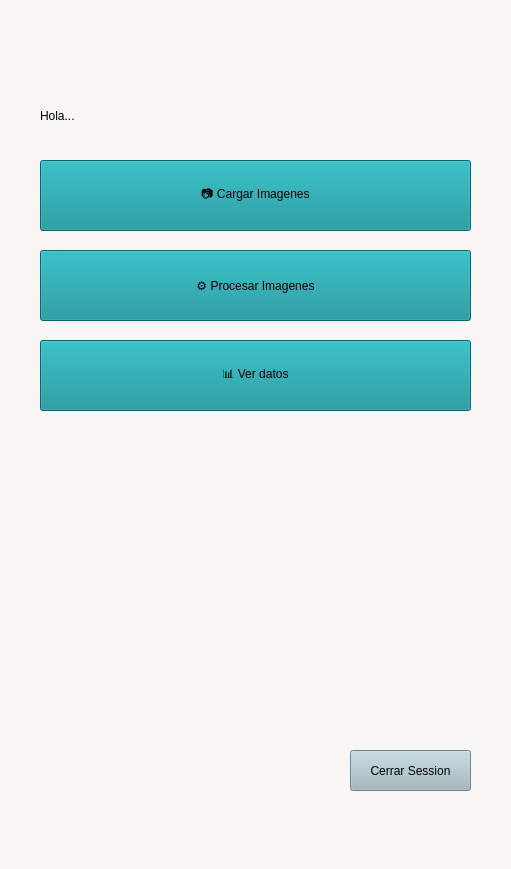
<?xml version="1.0" encoding="UTF-8"?>
<ui version="4.0">
 <class>ventana_principal</class>
 <widget class="QMainWindow" name="ventana_principal">
  <property name="geometry">
   <rect>
    <x>0</x>
    <y>0</y>
    <width>511</width>
    <height>869</height>
   </rect>
  </property>
  <property name="windowTitle">
   <string>MainWindow</string>
  </property>
  <property name="styleSheet">
   <string notr="true">font: 8pt &quot;Sitka&quot;;  background-color: rgb(249, 247, 245)</string>
  </property>
  <widget class="QWidget" name="centralwidget">
   <widget class="QPushButton" name="boton_cerrar">
    <property name="geometry">
     <rect>
      <x>350</x>
      <y>750</y>
      <width>121</width>
      <height>41</height>
     </rect>
    </property>
    <property name="styleSheet">
     <string notr="true">font: 10pt &quot;Calibri&quot;; background-color: rgb(159, 183, 190)</string>
    </property>
    <property name="text">
     <string>Cerrar Session</string>
    </property>
   </widget>
   <widget class="QPushButton" name="boton_cargar_img">
    <property name="geometry">
     <rect>
      <x>40</x>
      <y>160</y>
      <width>431</width>
      <height>71</height>
     </rect>
    </property>
    <property name="styleSheet">
     <string notr="true">font: 10pt &quot;Calibri&quot;;


background-color: rgb(9, 139, 148)</string>
    </property>
    <property name="text">
     <string>📷 Cargar Imagenes</string>
    </property>
   </widget>
   <widget class="QLabel" name="logo">
    <property name="geometry">
     <rect>
      <x>140</x>
      <y>10</y>
      <width>221</width>
      <height>71</height>
     </rect>
    </property>
    <property name="minimumSize">
     <size>
      <width>221</width>
      <height>0</height>
     </size>
    </property>
    <property name="styleSheet">
     <string notr="true">border-image: url(:/logo.png);</string>
    </property>
    <property name="text">
     <string/>
    </property>
   </widget>
   <widget class="QLabel" name="saludo">
    <property name="geometry">
     <rect>
      <x>40</x>
      <y>100</y>
      <width>391</width>
      <height>31</height>
     </rect>
    </property>
    <property name="styleSheet">
     <string notr="true">font: 75 20pt &quot;Calibri&quot;;</string>
    </property>
    <property name="text">
     <string>Hola...</string>
    </property>
   </widget>
   <widget class="QPushButton" name="boton_procesar_img">
    <property name="geometry">
     <rect>
      <x>40</x>
      <y>250</y>
      <width>431</width>
      <height>71</height>
     </rect>
    </property>
    <property name="styleSheet">
     <string notr="true">font: 10pt &quot;Calibri&quot;;background-color: rgb(9, 139, 148)</string>
    </property>
    <property name="text">
     <string>⚙️ Procesar Imagenes</string>
    </property>
   </widget>
   <widget class="QPushButton" name="boton_ver_daton">
    <property name="geometry">
     <rect>
      <x>40</x>
      <y>340</y>
      <width>431</width>
      <height>71</height>
     </rect>
    </property>
    <property name="styleSheet">
     <string notr="true">font: 10pt &quot;Calibri&quot;;background-color: rgb(9, 139, 148)</string>
    </property>
    <property name="text">
     <string>📊 Ver datos</string>
    </property>
   </widget>
  </widget>
  <widget class="QMenuBar" name="menubar">
   <property name="geometry">
    <rect>
     <x>0</x>
     <y>0</y>
     <width>511</width>
     <height>25</height>
    </rect>
   </property>
  </widget>
  <widget class="QStatusBar" name="statusbar"/>
 </widget>
 <resources>
  <include location="logo_pricipal.qrc"/>
 </resources>
 <connections/>
</ui>
